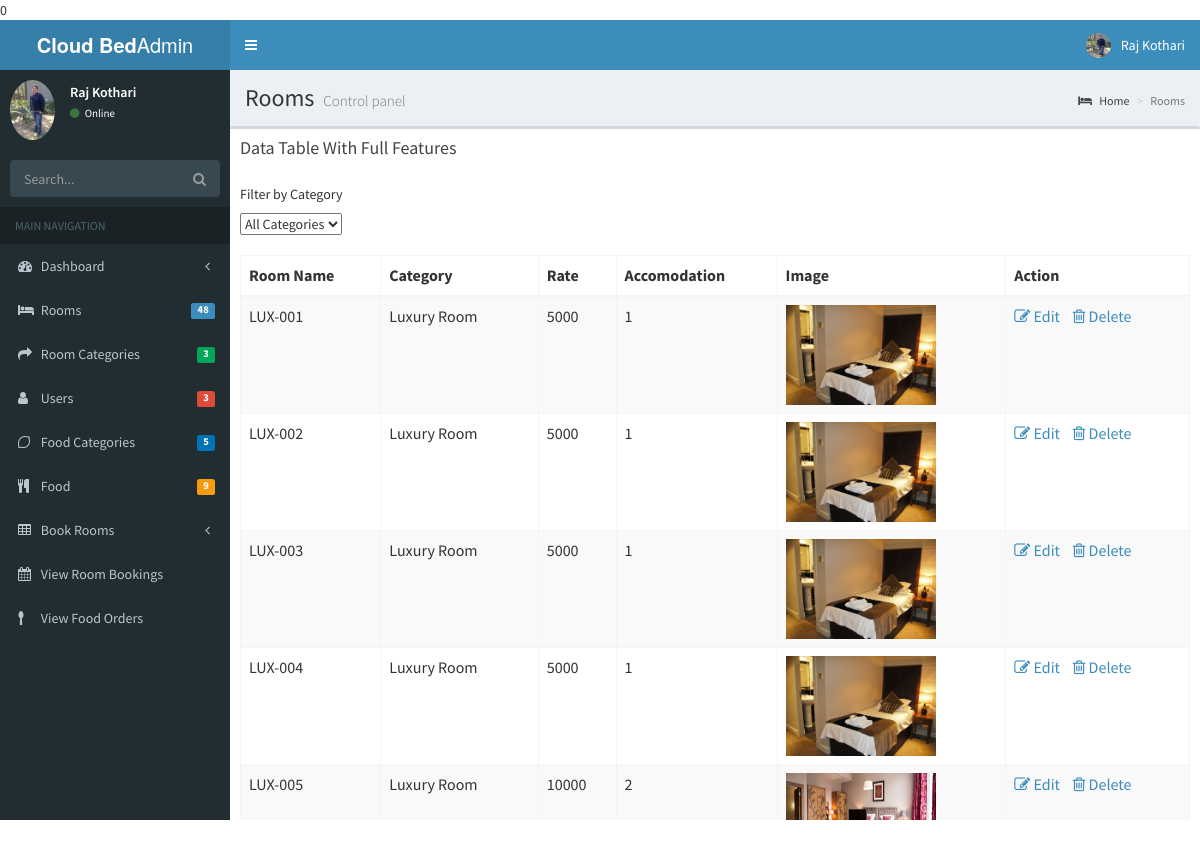
Screenshot of /Hotely/admin/admin/rooms.php with the database file from the repository.
### tables this page shows
CREATE TABLE IF NOT EXISTS `room` (
  `roomid` int(11) NOT NULL AUTO_INCREMENT,
  `roomname` varchar(50) NOT NULL,
  `cid` int(5) NOT NULL,
  `status` tinyint(1) NOT NULL DEFAULT '1',
  `accomodation` varchar(50) NOT NULL,
  `image` varchar(100) NOT NULL,
  PRIMARY KEY (`roomid`)
);

CREATE TABLE IF NOT EXISTS `categoty` (
  `cid` int(11) NOT NULL AUTO_INCREMENT,
  `cname` varchar(50) NOT NULL,
  `desc` varchar(110) NOT NULL,
  `wifi` tinyint(1) NOT NULL,
  `onecalldoc` tinyint(1) NOT NULL,
  `isAC` tinyint(1) NOT NULL,
  `isMWater` tinyint(1) NOT NULL,
  `price` int(11) NOT NULL,
  `cimage` varchar(50) NOT NULL,
  PRIMARY KEY (`cid`)
);

### Hotely/admin/admin/rooms.php (the view, shortened to what this page needs)
<?php include('header.php'); ?>
  <div class="content-wrapper">
    <section class="content-header">
      <h1>
        Rooms
        <small>Control panel</small>
      </h1>
      <ol class="breadcrumb">
        <li><a href="#"><i class="fa fa-bed"></i> Home</a></li>
        <li class="active">Rooms</li>
      </ol>
    </section>
    <section class="content">
      <div class="row">
      <div class="box">
            <div class="box-header">
              <h3 class="box-title">Data Table With Full Features</h3>
            </div>
            <div class="box-body">
<div id="Filters">
            <h5>Filter by Category</h5>
            <select name="filter" onchange="filter(this.value)">
  <option value="0">All Categories</option>
</select><br>
<div id="results"><br>
            <table id="example1" class="table table-bordered table-striped">
                <thead>
                <tr>
                  <th>Room Name</th>
                  <th>Category</th>
                  <th>Rate</th>
                  <th>Accomodation</th>
				  <th>Image</th>
				  <th>Action</th>
                </tr>
                </thead>
				<tbody>
                <?php
			$sql="select * from room";
			$result=mysql_query($sql);
			while($row=mysql_fetch_array($result))
			{
			?>
				<tr>
                  <td><?php echo $row['roomname']; ?></td>
                  <?php
						$temp=$row['cid'];
						$sql1="select * from categoty where cid=$temp";
						$result1=mysql_query($sql1);
						$row1=mysql_fetch_array($result1);
						$price=$row1['price'];
						?>
				  <td><?php echo $row1['cname']; ?>
                  </td>
                  <td><?php echo $row['accomodation']*$price; ?></td>
                  <td> <?php echo $row['accomodation']; ?></td>
                  <td><img src="../../Images/<?php echo $row['image'];?>" height="100" width="150"></td>
				  <td> <a href="editrooms.php?id=<?php echo $row['roomid']; ?>"><i class="fa fa-pencil-square-o"></i> Edit</a>&nbsp;&nbsp;&nbsp;&nbsp;<a href="deleterooms.php?i3=<?php echo $row['roomid']; ?>"><i class="fa fa-trash-o"></i> Delete</a> </td>
			</tr> <?php } ?>
                 </tbody>
              </table>
            </div>
            </div>
	</div>
      </div>
    </section>
  </div>
 <?php include('footer.php'); ?>

### rows the page displays
room: roomname "LUX-001", cid.cname "Luxury Room", $row['accomodation']*$price "5000", accomodation "1", image (picture)
room: roomname "LUX-002", cid.cname "Luxury Room", $row['accomodation']*$price "5000", accomodation "1", image (picture)
room: roomname "LUX-003", cid.cname "Luxury Room", $row['accomodation']*$price "5000", accomodation "1", image (picture)
room: roomname "LUX-004", cid.cname "Luxury Room", $row['accomodation']*$price "5000", accomodation "1", image (picture)
room: roomname "LUX-005", cid.cname "Luxury Room", $row['accomodation']*$price "10000", accomodation "2", image (picture)

### other values shown
$no "48"
$no "3"
$no "5"
$no "9"
